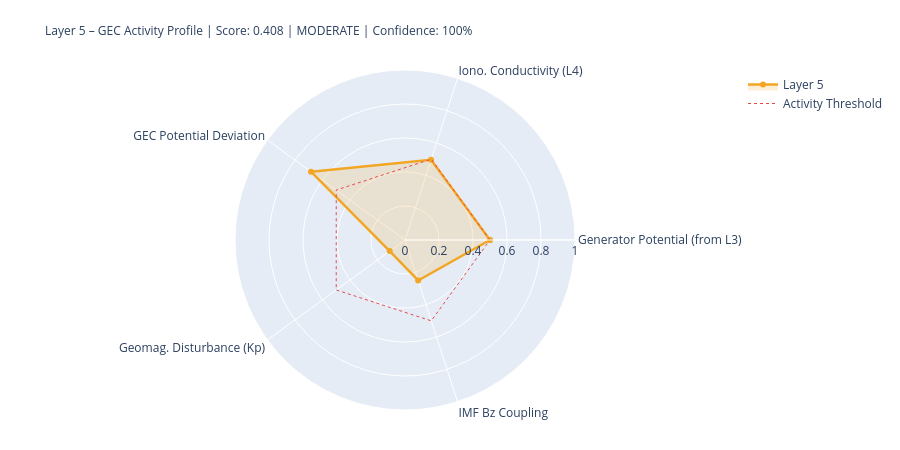

The notebook cell saved with this chart:
### Markdown cell above
---
## 5. State Assessment & Handoff to Layer 6

### Code cell
# ============================================================
# LAYER-5-SCORE
# ============================================================

# Components
# 1) Generator activity (Layer-3-driven)
gen_score = norm(generator_strength, 0.3, 2.0)
gen_src   = 'from_layer3' if l3_thunder_score is not None else 'estimated'

# 2) Ionospheric conductivity (Layer-4-driven)
iono_score = norm(iono_cond_factor, 0.7, 1.4)
iono_src   = 'from_layer4' if l4_ioniz is not None else 'estimated'

# 3) GEC potential deviation from reference
pot_score = norm(abs(delta_V_pct), 0, 30)  # 0 = at reference, 1 = 30% deviation
pot_src   = 'derived'

# 4) Geomagnetic disturbance (Kp) – modulates vertical currents
kp_score = norm(kp_val, 0, 9)
kp_src   = 'primary' if kp_now is not None else 'from_layer4'

# 5) IMF Bz coupling (southward = stronger M-I coupling → GEC influence)
bz_score = norm(-(bz_now or 0), -5, 30) if bz_now is not None else None
bz_src   = 'primary' if bz_now is not None else 'missing'

COMPONENTS = {
    'Generator Potential (from L3)':  {'score': gen_score,   'source': 'derived_from_layer3', 'dynamic': True},
    'Iono. Conductivity (L4)':      {'score': iono_score,  'source': iono_src, 'dynamic': True},
    'GEC Potential Deviation':      {'score': pot_score,   'source': pot_src,  'dynamic': True},
    'Geomag. Disturbance (Kp)':         {'score': kp_score,    'source': kp_src,   'dynamic': True},
    'IMF Bz Coupling':               {'score': bz_score,    'source': bz_src,   'dynamic': True},
}

available   = {k: v['score'] for k, v in COMPONENTS.items() if v['score'] is not None}
unavailable = [k for k, v in COMPONENTS.items() if v['score'] is None]
layer5_score = round(sum(available.values()) / len(available), 4) if available else None
confidence   = round(len(available) / len(COMPONENTS), 2)
level = ('unknown' if layer5_score is None
         else 'quiet'   if layer5_score < 0.3
         else 'moderate' if layer5_score < 0.6
         else 'active')
dominant_l5 = max(available, key=available.get) if available else 'none'

# Kp consistency: separate 1-min raw value from score value
kp_1m_raw   = kp_now          # directly from API (can be 0.0 during live measurement)
kp_for_score = kp_val          # from Layer-0 context or estimated value if needed
kp_score_src = kp_src

W = 68
print('=' * W)
print('LAYER 5 – GLOBAL ELECTRIC CIRCUIT – STATE ASSESSMENT')
print('=' * W)
for name, comp in COMPONENTS.items():
    s = comp['score']
    if s is not None:
        bar = '█' * int(s*20) + '░' * (20-int(s*20))
        print(f'  {name:<34} {bar}  {s:.3f}  [{comp["source"]}]')
    else:
        print(f'  {name:<34} {"─"*20}  n/a   [missing]')
print('-' * W)
print(f'  Score:         {layer5_score:.3f}  ({len(available)}/{len(COMPONENTS)} components)')
print(f'  Confidence:    {confidence:.0%}')
print(f'  Level:         {level.upper()}')
print(f'  Dominant:      {dominant_l5}')
print(f'  V_iono:        {V_iono_mod:.1f} kV  (Δ {delta_V_pct:+.1f}% vs. Ref)')
print(f'  I_total:       {I_total_mod:.1f} A   (Δ {delta_I_pct:+.1f}% vs. Ref)')
print('=' * W)

# Radar
cats   = list(available.keys())
vals_r = list(available.values())
if len(cats) >= 3:
    fig = go.Figure()
    fig.add_trace(go.Scatterpolar(
        r=vals_r + [vals_r[0]], theta=cats + [cats[0]],
        fill='toself', fillcolor='rgba(242,166,35,0.18)',
        line=dict(color='#F2A623', width=2.5), name='Layer 5'
    ))
    fig.add_trace(go.Scatterpolar(
        r=[0.5]*(len(cats)+1), theta=cats+[cats[0]],
        line=dict(color='#E24B4A', dash='dot', width=1),
        mode='lines', name='Activity Threshold'
    ))
    fig.update_layout(
        title=dict(
            text=f'Layer 5 – GEC Activity Profile | Score: {layer5_score:.3f} | {level.upper()} | Confidence: {confidence:.0%}',
            font=dict(size=12)
        ),
        polar=dict(radialaxis=dict(visible=True, range=[0,1])),
        height=450, showlegend=True,
        margin=dict(l=80, r=80, t=70, b=40)
    )
    fig.show()

### Figure 1 — Plotly figure (JSON) as saved in the notebook; plotly's stock layout.template omitted (floating-point values rounded to 4 significant figures)
{"data": [{"fill": "toself", "fillcolor": "rgba(242,166,35,0.18)", "line": {"color": "#F2A623", "width": 2.5}, "name": "Layer 5", "r": [0.5, 0.4963, 0.6833, 0.1111, 0.2503, 0.5], "theta": ["Generator Potential (from L3)", "Iono. Conductivity (L4)", "GEC Potential Deviation", "Geomag. Disturbance (Kp)", "IMF Bz Coupling", "Generator Potential (from L3)"], "type": "scatterpolar"}, {"line": {"color": "#E24B4A", "dash": "dot", "width": 1}, "mode": "lines", "name": "Activity Threshold", "r": [0.5, 0.5, 0.5, 0.5, 0.5, 0.5], "theta": ["Generator Potential (from L3)", "Iono. Conductivity (L4)", "GEC Potential Deviation", "Geomag. Disturbance (Kp)", "IMF Bz Coupling", "Generator Potential (from L3)"], "type": "scatterpolar"}], "layout": {"height": 450, "margin": {"b": 40, "l": 80, "r": 80, "t": 70}, "polar": {"radialaxis": {"range": [0, 1], "visible": true}}, "showlegend": true, "title": {"font": {"size": 12}, "text": "Layer 5 – GEC Activity Profile | Score: 0.408 | MODERATE | Confidence: 100%"}}}
